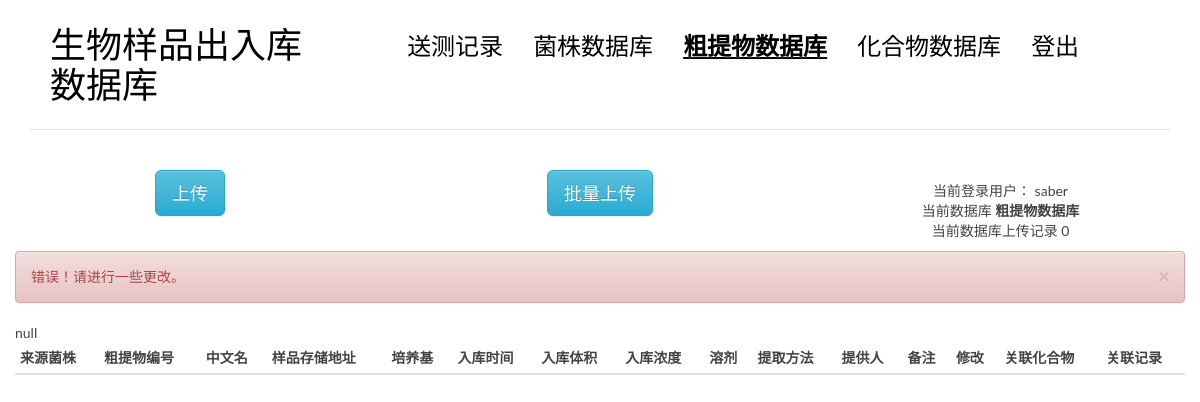
The app's page /crualter/ (signed in), older data.
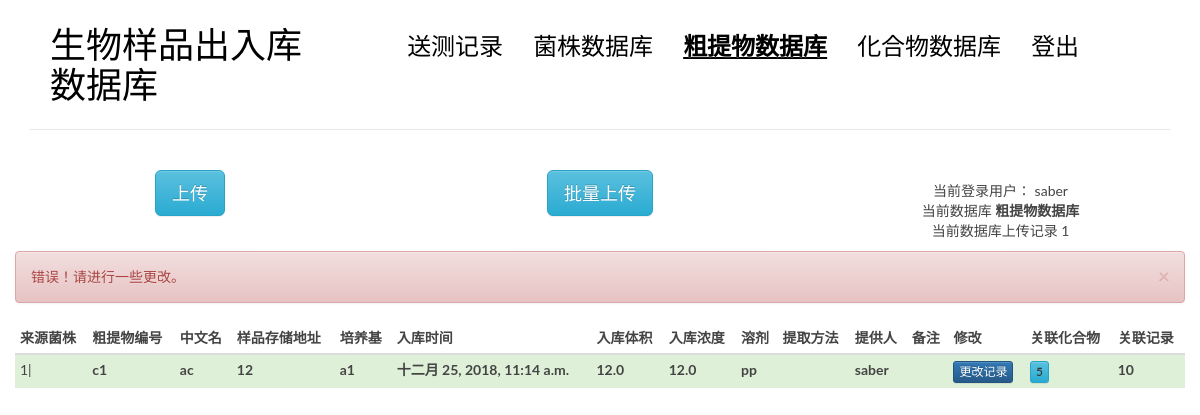
The same page, newer data.
### blog/models.py (models this page shows, shortened)
class crudeex(models.Model): ##粗提物
    frombact = models.ForeignKey(bact) ##来源菌株  %%没有显示出来
    mcccnumber = models.CharField(max_length = 50, unique = True) #mccc编号
    chinesename = models.CharField(max_length = 200, blank = True) #中文名
    recadd = models.CharField(max_length = 100)#样品存储地址
    media = models.CharField(max_length = 200) #培养基
    entertime = models.DateTimeField(auto_now_add=True,editable = True) #入库时间
    entervol = models.FloatField(blank = True,null = True) #入库体积
    entercol =  models.FloatField(blank = True,null = True) #入库浓度
    solvent = models.CharField(max_length = 100, blank = True) #溶剂
    exrmethod = models.CharField(max_length = 500, blank = True) #提取方法
    provider = models.ForeignKey(User) #提供人
    comment = models.CharField(max_length = 500, blank = True)

class bact(models.Model):  #菌株
    bactnumber = models.CharField(max_length = 50,blank = False, unique = True) #菌株保藏编号 唯一
    sourcenum = models.CharField(max_length = 50, blank = True) #平台资源编号 输入
    genus = models.CharField(max_length = 200,blank = False) #属名 输入
    species = models.CharField(max_length = 200,blank = False) #种名 输入
    chinesename = models.CharField(max_length = 200, blank = True) #中文名 输入
    recadd = models.CharField(max_length = 100,blank = False)#样品存储地址 输入
    orinum = models.CharField(max_length = 100, blank = True) #原始资源编号 输入
    history = models.CharField(max_length = 100, blank = True) #来源历史 输入
    storetime = models.DateTimeField(auto_now_add=True,editable = True) #收藏时间
    media = models.CharField(max_length = 50,blank = False) #培养基编号 输入
    getmet = models.CharField(max_length = 100,blank = False) #获取途径 输入
    upload = models.ForeignKey(User, null = True)#保藏人
    modbact = models.CharField(max_length = 50, blank = True)#模式菌株 输入
    mianuse = models.CharField(max_length = 100, blank = True) #主要用途 输入
    danger = models.CharField(max_length = 100, blank = True) #生物危害程度 输入
    comment = models.CharField(max_length = 500, blank = True) #输入
    def __str__(self):
        return self.bactnumber + '|' + self.chinesename

### blog/crudeex.py (the view)
# urls.py: url(r'^crualter/$', views.crualter, name='crualter'),
def crualter(request):
    if request.method == 'GET':
        try:
            id = request.GET.get('id')
            bactid = request.GET.get('frombact')
            mcccnumber = request.GET.get('mcccnumber')
            chinesename = request.GET.get('chinesename')
            media = request.GET.get('media')
            recadd = request.GET.get('recadd')
            entervol = request.GET.get('entervol')
            entercol = request.GET.get('entercol')
            solvent = request.GET.get('solvent')
            exrmethod = request.GET.get('exrmethod')
            comment = request.GET.get('comment')
            frombact = bact.objects.get(id=bactid)
            infos = {
                'frombact' : frombact,
                'mcccnumber' : mcccnumber,
                'chinesename' : chinesename,
                'media' : media,
                'recadd' : recadd,
                'entervol' : entervol,
                'entercol' : entercol,
                'solvent' : solvent,
                'exrmethod' : exrmethod,
                'comment' : comment,
                'provider': request.user,
            }
            crudeex.objects.select_for_update().filter(id = id).update(**infos)
            return crudeexindex(request, msg = 0)
        except:
            return crudeexindex(request, msg = 1)

### blog/crudeex.py (called while the page is built)
@login_required
def crudeexindex(request, msg = -1, err = []):  ##粗提物
    lists = crudeex.objects.annotate(num_cpd=Count('cpd', distinct=True),num_rec = Count('testrecord', distinct=True)).order_by('-id')
    num = len(lists)
    return render(request, 'blog/crudeex.html', context = {'tests' : lists, 'msg' : msg, 'num' : num, 'err' : err} )

### blog/templatetags/blog_tags.py (called while the page is built)
@register.simple_tag
def get_all_bact():
    return bact.objects.all().order_by('-storetime')

### templates/blog/crudeex.html (shortened to what the changed rows need)
{% extends 'base.html' %}
{% load blog_tags %}
{%block main %}
<body>
    <div class="row">
        <div class="col-md-4 col-sm-7 col-xs-4">
            <nav class="main-nav" role="navigation">
                <div class="collapse navbar-collapse" id="bs-example-navbar-collapse-1">
                        <ul class="list-unstyled text-center" >
                            <li>当前登录用户： {{request.user}}</li>
                            <li>当前数据库 <strong>粗提物数据库</strong></li>
                            <li>当前数据库上传记录 {{num}}</li>
                        </ul>
                </div>
            </nav>
        </div>
    </div>
    <div class="col-md-12 col-sm-7 col-xs-4">
    <table class="table table-hover table-condensed">
            <thead>
                <tr>
                    <th>来源菌株</th>
                    <th>粗提物编号</th>
                    <th>中文名</th>
                    <th>样品存储地址</th>
                    <th>培养基</th>
                    <th>入库时间</th>
                    <th>入库体积</th>
                    <th>入库浓度</th>
                    <th>溶剂</th>
                    <th>提取方法</th>
                    <th>提供人</th>
                    <th>备注</th>
                    <th>修改</th>
                    <th>关联化合物</th>
                    <th>关联记录</th>
                </tr>
            </thead>
            <tbody>
                    {% for crudeex in tests %}
                    {% if request.user == crudeex.provider %}
                    <tr class="row1 success"   data-frombact = "{{crudeex.frombact.id}}"
                    data-whatever = "{{crudeex.id}}" data-mcccnumber = "{{crudeex.mcccnumber}}" data-chinesename = "{{crudeex.chinesename}}"
                    data-recadd = "{{crudeex.recadd}}" data-media = "{{crudeex.media}}" data-entervol = "{{crudeex.entervol}}"
                    data-entercol = "{{crudeex.entercol}}"  data-solvent = "{{crudeex.solvent}}"  data-exrmethod = "{{crudeex.exrmethod}}"
                    data-comment = "{{crudeex.comment}}" >
                    {% endif %}
                            <td class = "field-frombact">{{crudeex.frombact}}</td>
                            <th class = "field-mcccnumber"> {{crudeex.mcccnumber}}</th>
                            <th class = "field-chinesename">{{crudeex.chinesename}}</th>
                            <th class = "field-recadd">{{crudeex.recadd}}</th>
                            <th class = "field-media">{{crudeex.media}}</th>
                            <th class = "field-entertime">{{crudeex.entertime}}</th>
                            <th class = "field-entervol">{{crudeex.entervol}}</th>
                            <th class = "field-entercol">{{crudeex.entercol}}</th>
                            <th class = "field-solvent">{{crudeex.solvent}}</th>
                            <th class = "field-exrmethod">{{crudeex.exrmethod}}</th>
                            <th class = "field-provider">{{crudeex.provider}}</th>
                            <th class = "field-comment">{{crudeex.comment}}</th>
                            <th><button type="button" class="btn btn-primary btn-xs"  data-toggle="modal" data-target="#alter" >更改记录</button></th>
                            <th><button type="button" class="btn  btn-info btn-xs"><a href="{% url 'blog:cru2cpd' crudeex.id %}">{{crudeex.num_cpd}}</a></button></th>
                            <th>{{crudeex.num_rec}}</th>
                    </tr>
                    {% empty %}
                      <div class="row1">null</div>
                    {% endfor %}
            </tbody>
        </table>
    </div>
                            {% get_all_bact as bact_list %}
                                {% get_all_bact as bact_list %}
</body>
{% endblock main %}

Row changes from the older to the newer data that the page shows:
added crudeex: frombact "1|", mcccnumber "c1", chinesename "ac", recadd "12", media "a1", entertime "十二月 25, 2018, 11:14 a.m.", entervol "12.0", entercol "12.0", solvent "pp", provider "saber", num_cpd "5", num_rec "10"
Text that changed along with them:
{{ num }}: "0" → "1"
text no longer shown: "null"
